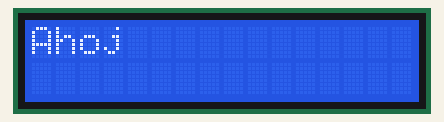
This sketch was run on a simulated Arduino Uno, built with avr-gcc and run on an emulated ATmega328P. On the bench: 16×2 character LCD.

Above: at 0.1 s.
At 2.1 s:
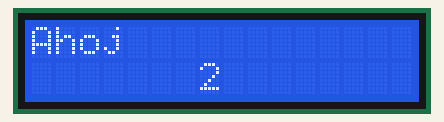
At 11.1 s:
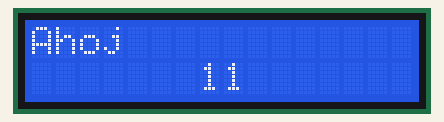
At 20.1 s:
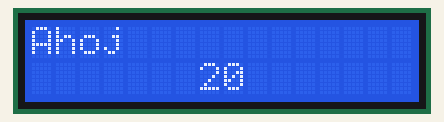
At 29.1 s:
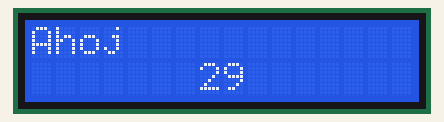
At 39.1 s:
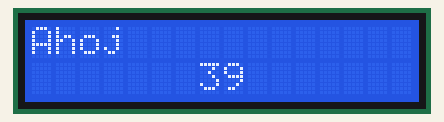

Measured:
- what the display in image 1 shows lasts 0.9 s, from 2.1 s to 3.0 s
- what the display in image 2 shows lasts 1.0 s, from 11.0 s to 12.0 s

The sketch:

display_16x2.ino
```cpp
#include <LiquidCrystal.h>

LiquidCrystal lcd(12, 11, 5, 4, 3, 2);

void setup() {
  lcd.begin(16, 2);
  lcd.setCursor (0, 0);
  lcd.print("Ahoj");
  delay(2000);
  printf("...");
}

void loop() {
  lcd.setCursor(7, 1);
  lcd.print(millis() / 1000);
}
```
